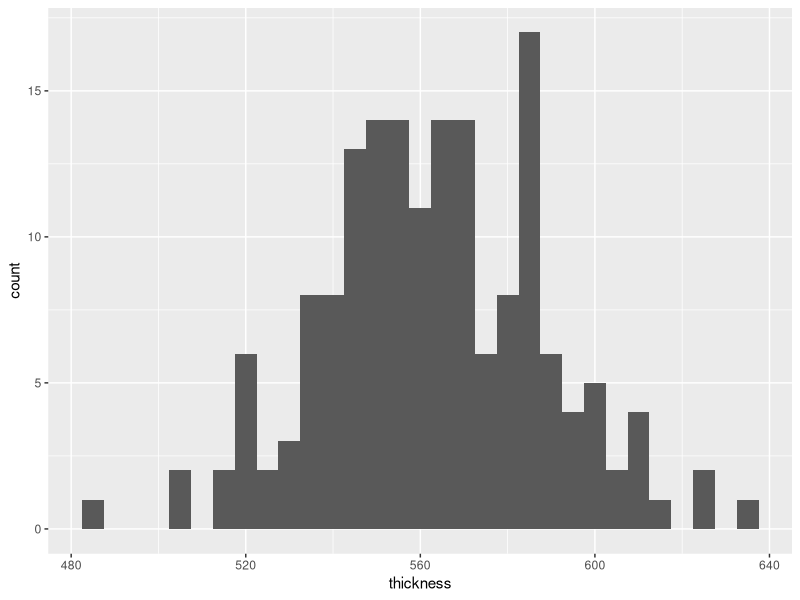
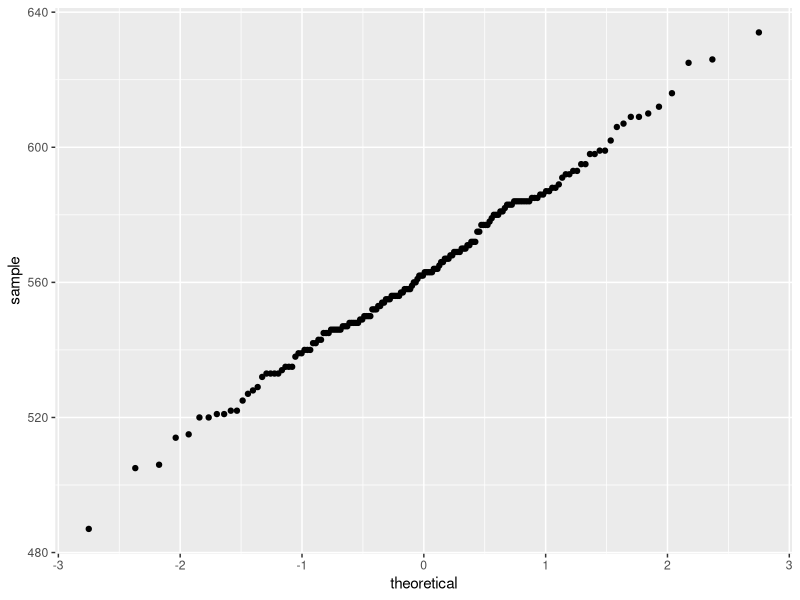
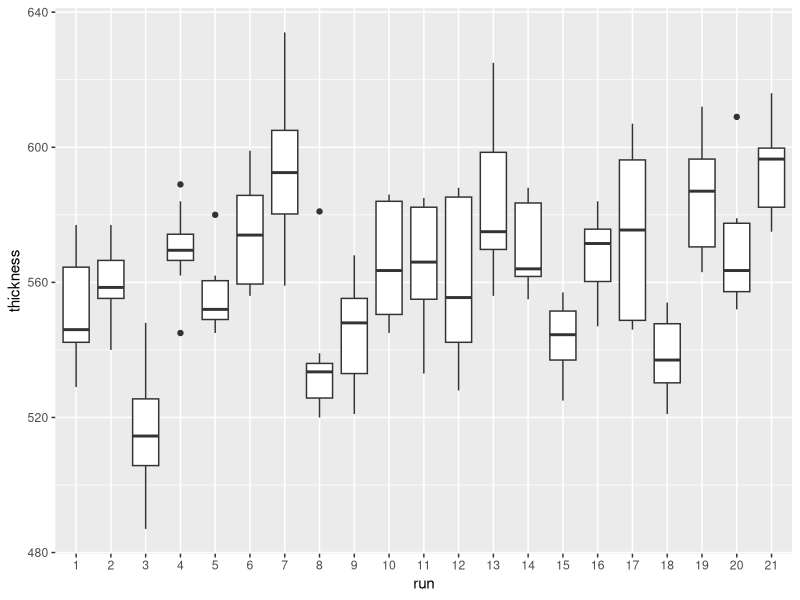
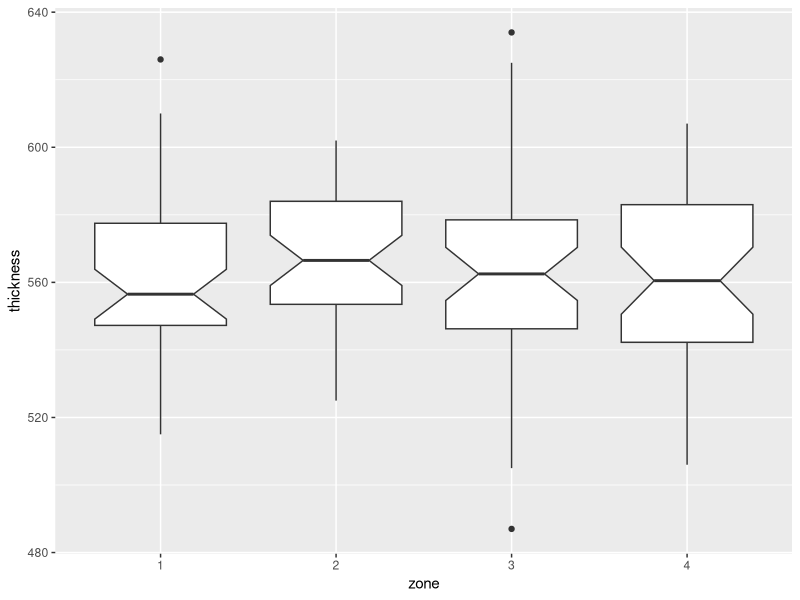
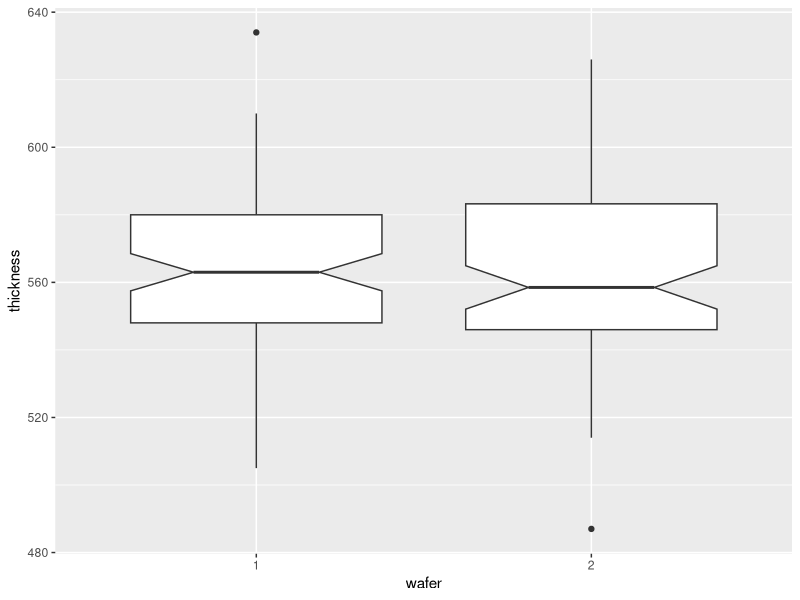
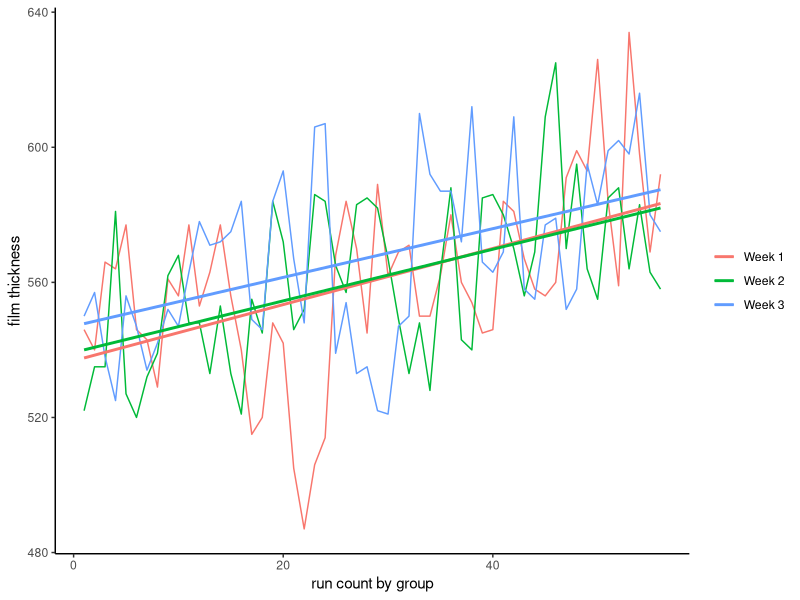
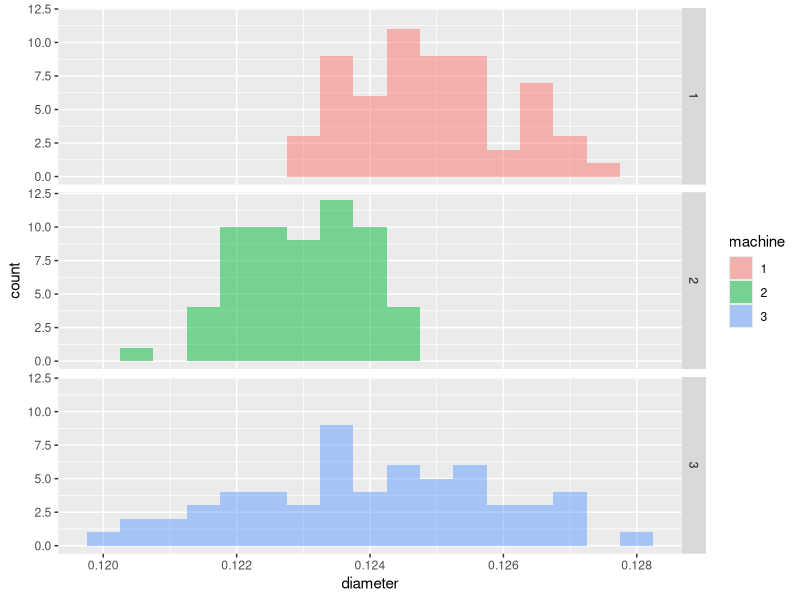
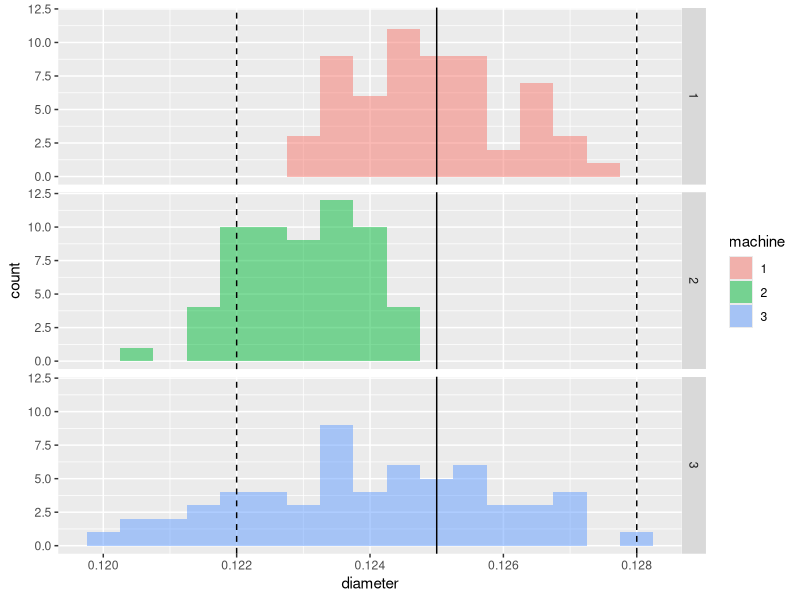

Reproduce these figures in R, in order.
## ---- chunk 1
library(magrittr)
library(tidyverse)
## ---- chunk 2
FURNACE <- read_table2("NIST data/FURNACE.DAT", 
                    col_names = FALSE, skip = 25)

# rename the categories
furnace <- rename(FURNACE, "run" = "X1", "zone" = "X2", "wafer" = "X3", "thickness" = "X4")

# set factors
furnace$run <- factor(furnace$run)
furnace$zone <- factor(furnace$zone)
furnace$wafer <- factor(furnace$wafer)
furnace$thickness <- as.double(furnace$thickness)

## ---- chunk 3
ggplot(data = furnace, mapping = aes(x = thickness)) +
  geom_histogram(binwidth = 5)

ggplot(data = furnace) +
  geom_qq(aes(sample =thickness))
## ---- chunk 4
summary(furnace$thickness)
sd(furnace$thickness)
## ---- chunk 5
ggplot(data = furnace, mapping = aes(x = run, y = thickness)) +
         geom_boxplot()
## ---- chunk 6
ggplot(data = furnace, mapping = aes(x = zone, y = thickness)) +
  geom_boxplot(notch = TRUE)
## ---- chunk 7
ggplot(data = furnace, mapping = aes(x = wafer, y = thickness)) +
  geom_boxplot(notch = TRUE)
## ---- chunk 8
aov.thickness <- aov(thickness ~ run, data = furnace)
summary(aov.thickness)
## ---- chunk 9
aov.zone <- aov(thickness ~ zone, data = furnace)
summary(aov.zone)
## ---- chunk 10
aov.thickness.nested <- aov(thickness ~ run + run:zone, data = furnace)
summary(aov.thickness.nested)
## ---- chunk 11
furnace_group <- furnace %>%
  mutate(run = as.integer(run)) %>%
  mutate(grouping = case_when(run <= 7 ~ "Week 1", 
                            run > 7 & run <= 14 ~ "Week 2", 
                            run > 14 ~ "Week 3")) %>%
  mutate(counting = 1:n()) %>%
  # mutate(counting = as.double(counting)) %>%
  mutate(count_by_group = case_when(counting <= 56 ~ counting,
                              counting > 56 & counting <= 112 ~ counting - 56L,
                              counting > 112 ~ counting - 112L))
## ---- chunk 12
ggplot(furnace_group) +
  geom_line(aes(x = count_by_group, y = thickness, group = grouping, colour = grouping)) +
  geom_smooth(aes(x = count_by_group, y = thickness, group = grouping, colour = grouping), 
              method = "lm", se = FALSE) + 
  theme_classic() +
  theme(legend.title=element_blank()) +
  labs(x = "run count by group", y = "film thickness")
## ---- chunk 13
MACHINE <- read_table2("NIST data/MACHINE.DAT", col_names = FALSE, skip = 25)

# rename the categories
machine <- rename(MACHINE, "machine" = "X1", "day" = "X2", 
                  "time" = "X3", "sample" = "X4", "diameter" = "X5")

# set faactors
machine$machine <- factor(machine$machine)
machine$day <- factor(machine$day)
machine$time <- factor(machine$time)
machine$sample <-factor(machine$sample)
## ---- chunk 14
ggplot(machine, mapping = aes(x = diameter, fill = machine)) +
  geom_histogram(binwidth = 0.0005, alpha = 0.5) +
  facet_grid(machine ~ .)
## ---- chunk 15
ggplot(machine, mapping = aes(x = diameter, fill = machine)) +
  geom_histogram(binwidth = 0.0005, alpha = 0.5) +
  geom_vline(aes(xintercept = 0.125)) +
  geom_vline(aes(xintercept = 0.128), linetype = 2) +
  geom_vline(aes(xintercept = 0.122), linetype = 2) +
  facet_grid(machine ~ .)
## ---- chunk 16
ggplot(machine, mapping = aes(colour = machine)) +
  geom_qq(aes(sample = diameter), alpha = 0.5)
## ---- chunk 17
ggplot(data = machine, mapping = aes(x = machine, y = diameter)) +
  geom_boxplot(notch = TRUE)

ggplot(data = machine, mapping = aes(x = day, y = diameter)) +
  geom_boxplot(notch = TRUE)

ggplot(data = machine, mapping = aes(x = time, y = diameter)) +
  geom_boxplot(notch = TRUE) +
  labs(x = "1 = AM, 2 = PM")

ggplot(data = machine, mapping = aes(x = sample, y = diameter)) +
  geom_boxplot(notch = FALSE)
## ---- chunk 18
aov.diameter <- aov(diameter ~ machine + day + time + sample, data = machine)
summary(aov.diameter)

aov.diameter.machine <- aov(diameter ~ machine, data = machine)
summary(aov.diameter.machine)
